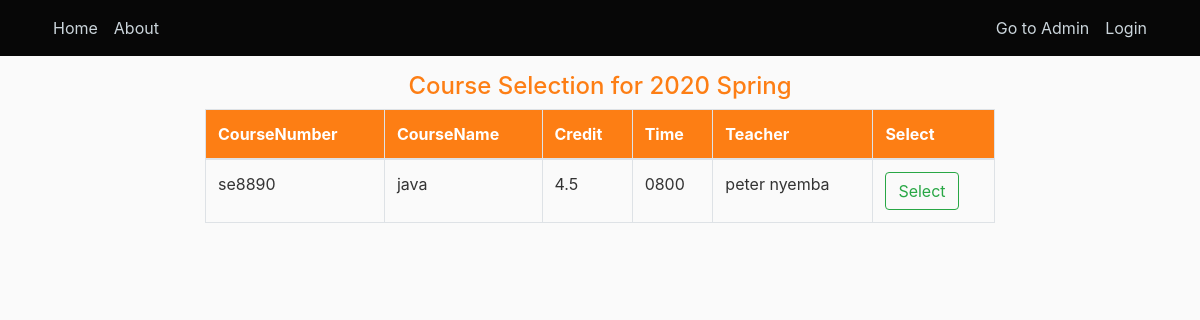
The app's page /course_selection, older data.
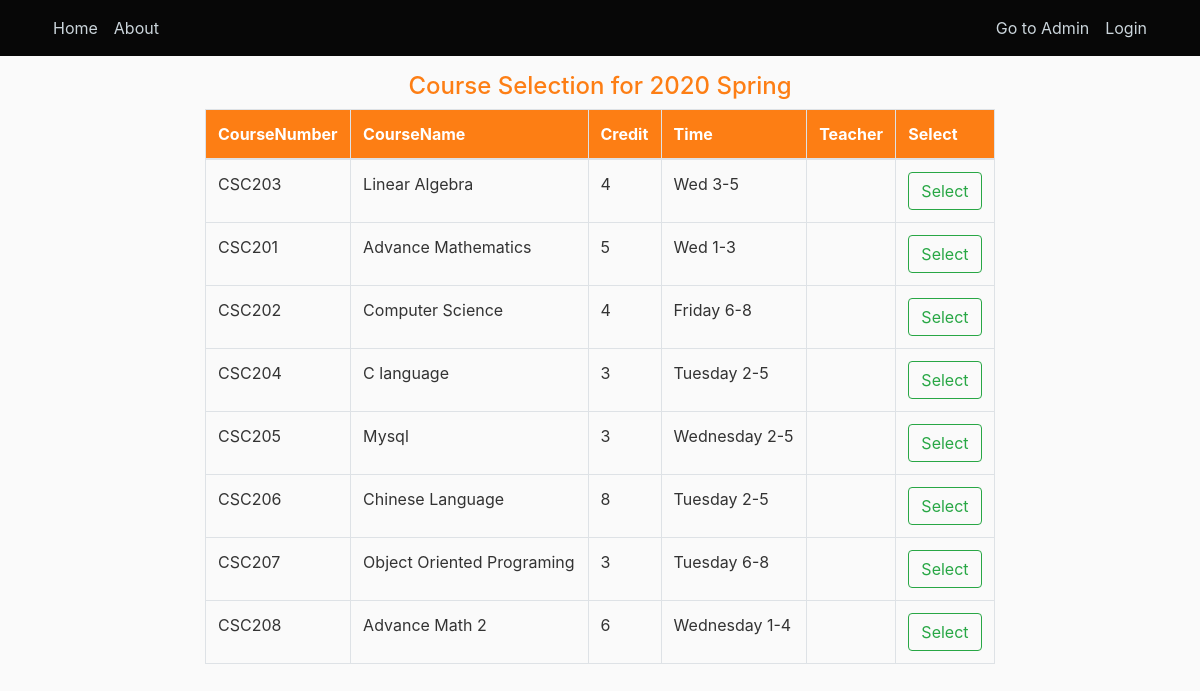
The same page, newer data.
### application/models.py (models this page shows, shortened)
class Course(db.Model):
    __tablename__ = 'course'
    id = db.Column(db.Integer, primary_key=True)
    coursenumber = db.Column(db.String(10), nullable=False, unique=True)
    coursename = db.Column(db.String(15), nullable=False)
    time = db.Column(db.String(20), nullable=False)
    semester = db.Column(db.String(10), nullable=False)
    credit = db.Column(db.String(5), nullable=False)
    location = db.Column(db.String(10), nullable=False)
    teacher_id = db.Column(db.String(20), db.ForeignKey('user.user_id'), nullable=True)

class User(db.Model, UserMixin):
    __tablename__ = 'user'
    user_id = db.Column(db.String, primary_key=True)
    firstname = db.Column(db.String(30), nullable=False)
    lastname = db.Column(db.String(30), nullable=False)
    role = db.Column(db.String(10), nullable=False)
    gender = db.Column(db.String(5), nullable=False)
    nationality = db.Column(db.String(15), nullable=False)
    email = db.Column(db.String(20), nullable=False, unique=True)
    mobile = db.Column(db.String(20), nullable=False, unique=True)
    password = db.Column(db.String(30), nullable=False)
    courses = db.relationship('Course', backref='teacher')

### application/routes.py (the view)
@app.route('/course_selection', methods=['GET', 'POST'])
def courses_selection():
    courses = Course.query.all()
    return render_template('student/Courses.html', courses=courses, date=date)

### application/templates/student/Courses.html (shortened to what this page needs)
{% extends "student/layout.html" %}
    {% block content %}
    <div class="row">
        <div class="col-md-2"></div>
        <div class="col-md-8">
            {% set date = date.today() %}
            {% if date.month > 11 %}
            <h4 class="text text-center text-primary">Course Selection for {{ (date.year)|int + 1 }} Spring</h4>
            {% else %}
                <h4 class="text text-center text-primary">Course Selection for {{ date.year }} Autumn</h4>
            {% endif %}
            <table class="table table-bordered">
                <thead><tr class="bg-primary text-white">
                    <th>CourseNumber</th>
                    <th>CourseName</th>
                    <th>Credit</th>
                    <th>Time</th>
                    <th>Teacher</th>
                    <th>Select</th>
                </tr></thead>
                <tbody>
                    {% for course in courses %}
                        <tr>
                            <td>{{ course.coursenumber }}</td>
                            <td>{{ course.coursename }}</td>
                            <td>{{ course.credit }}</td>
                            <td>{{ course.time }}</td>
                            <td>{{ course.teacher.firstname }} {{ course.teacher.lastname }}</td>
                            <td><a href="{{ url_for('select_course', course_number=course.coursenumber) }}" class="btn btn-outline-success">Select</a></td>
                        </tr>
                    {% endfor %}
                </tbody>
            </table>
        </div>
        <div class="col-md-2"></div>
    </div>
    {% endblock %}

### application/templates/student/layout.html (shortened to what this page needs)
<!DOCTYPE html>
<html>
<head>
    <link rel="stylesheet" href="{{ url_for('static', filename='bootstrap/bootstrap.css') }}">
    <link rel="stylesheet" href="{{ url_for('static', filename='bootstrap/bootstrap4.min.css') }}">
    <link rel="stylesheet" type="text/css" href="{{ url_for('static', filename='css/main.css')}}">
</head>
<body>
    <header class="site-header">
        <nav class="navbar navbar-expand-md navbar-dark bg-steel fixed-top">
            <div class="container">
                <div class="collapse navbar-collapse" id="navbarToggle">
                    <div class="navbar-nav mr-auto">
                            <a class="nav-item nav-link" href="{{ url_for('home') }}">Home</a>
                        <a class="nav-item nav-link" href="#">About</a>
                    </div>
                    <div class="navbar-nav">
                        {% if current_user.is_authenticated %}
                        <a class="nav-item nav-link float-right" href="{{ url_for('logout')}}">Logout</a>
                        {% else %}
                        <a class="nav-item nav-link float-right" href="{{url_for('admin')}}">Go to Admin</a>
                        <a class="nav-item nav-link float-right" href="{{ url_for('login')}}">Login</a>
                        {% endif %}
                    </div>
                </div>
            </div>
        </nav>
    </header>
        {% block content %} {% endblock %}
</body>
</html>

### application/static/css/main.css (style rules this page uses)
body { background: #fafafa; color: #333333; }
.bg-steel { background-color: #070707; }
.site-header .navbar-nav .nav-link { color: #cbd5db; }
.site-header { padding-bottom: 4.5rem; }

Row changes from the older to the newer data that the page shows:
removed Course: coursenumber "se8890", coursename "java", credit "4.5", time "0800", teacher.firstname "peter", teacher.lastname "nyemba"
added Course: coursenumber "CSC203", coursename "Linear Algebra", credit "4", time "Wed 3-5"
added Course: coursenumber "CSC201", coursename "Advance Mathematics", credit "5", time "Wed 1-3"
added Course: coursenumber "CSC202", coursename "Computer Science", credit "4", time "Friday 6-8"
added Course: coursenumber "CSC204", coursename "C language", credit "3", time "Tuesday 2-5"
added Course: coursenumber "CSC205", coursename "Mysql", credit "3", time "Wednesday 2-5"
added Course: coursenumber "CSC206", coursename "Chinese Language", credit "8", time "Tuesday 2-5"
added Course: coursenumber "CSC207", coursename "Object Oriented Programing", credit "3", time "Tuesday 6-8"
added Course: coursenumber "CSC208", coursename "Advance Math 2", credit "6", time "Wednesday 1-4"
